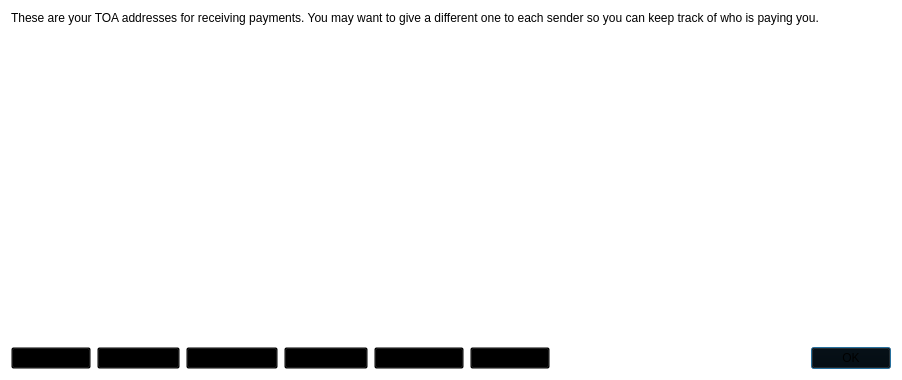
<?xml version="1.0" encoding="UTF-8"?>
<ui version="4.0">
 <class>AddressBookPage</class>
 <widget class="QWidget" name="AddressBookPage">
  <property name="geometry">
   <rect>
    <x>0</x>
    <y>0</y>
    <width>902</width>
    <height>380</height>
   </rect>
  </property>
  <property name="windowTitle">
   <string>Address Book</string>
  </property>
  <property name="styleSheet">
   <string notr="true">background: transparent;</string>
  </property>
  <layout class="QVBoxLayout" name="verticalLayout">
   <item>
    <widget class="QLabel" name="labelExplanation">
     <property name="text">
      <string>These are your TOA addresses for receiving payments. You may want to give a different one to each sender so you can keep track of who is paying you.</string>
     </property>
     <property name="textFormat">
      <enum>Qt::PlainText</enum>
     </property>
     <property name="wordWrap">
      <bool>true</bool>
     </property>
    </widget>
   </item>
   <item>
    <widget class="QTableView" name="tableView">
     <property name="contextMenuPolicy">
      <enum>Qt::CustomContextMenu</enum>
     </property>
     <property name="toolTip">
      <string>Double-click to edit address or label</string>
     </property>
     <property name="styleSheet">
      <string notr="true">QHeaderView::section{
            &quot;border-top:0px solid #D8D8D8;&quot;
            &quot;border-left:0px solid #D8D8D8;&quot;
            &quot;border-right:1px solid #D8D8D8;&quot;
            &quot;border-bottom: 1px solid #D8D8D8;&quot;
            &quot;padding:4px;&quot;
        }
background: transparent;</string>
     </property>
     <property name="tabKeyNavigation">
      <bool>false</bool>
     </property>
     <property name="alternatingRowColors">
      <bool>true</bool>
     </property>
     <property name="selectionMode">
      <enum>QAbstractItemView::SingleSelection</enum>
     </property>
     <property name="selectionBehavior">
      <enum>QAbstractItemView::SelectRows</enum>
     </property>
     <property name="sortingEnabled">
      <bool>true</bool>
     </property>
     <attribute name="verticalHeaderVisible">
      <bool>false</bool>
     </attribute>
    </widget>
   </item>
   <item>
    <layout class="QHBoxLayout" name="horizontalLayout">
     <item>
      <widget class="QPushButton" name="newAddressButton">
       <property name="toolTip">
        <string>Create a new address</string>
       </property>
       <property name="text">
        <string>&amp;New Address</string>
       </property>
       <property name="icon">
        <iconset resource="../bitcoin.qrc">
         <normaloff>:/icons/add</normaloff>:/icons/add</iconset>
       </property>
      </widget>
     </item>
     <item>
      <widget class="QPushButton" name="copyToClipboard">
       <property name="toolTip">
        <string>Copy the currently selected address to the system clipboard</string>
       </property>
       <property name="text">
        <string>&amp;Copy Address</string>
       </property>
       <property name="icon">
        <iconset resource="../bitcoin.qrc">
         <normaloff>:/icons/editcopy</normaloff>:/icons/editcopy</iconset>
       </property>
      </widget>
     </item>
     <item>
      <widget class="QPushButton" name="showQRCode">
       <property name="text">
        <string>Show &amp;QR Code</string>
       </property>
       <property name="icon">
        <iconset resource="../bitcoin.qrc">
         <normaloff>:/icons/qrcode</normaloff>:/icons/qrcode</iconset>
       </property>
      </widget>
     </item>
     <item>
      <widget class="QPushButton" name="signMessage">
       <property name="toolTip">
        <string>Sign a message to prove you own a TOA address</string>
       </property>
       <property name="text">
        <string>Sign &amp;Message</string>
       </property>
       <property name="icon">
        <iconset resource="../bitcoin.qrc">
         <normaloff>:/icons/edit</normaloff>:/icons/edit</iconset>
       </property>
      </widget>
     </item>
     <item>
      <widget class="QPushButton" name="verifyMessage">
       <property name="toolTip">
        <string>Verify a message to ensure it was signed with a specified TOA address</string>
       </property>
       <property name="text">
        <string>&amp;Verify Message</string>
       </property>
       <property name="icon">
        <iconset resource="../bitcoin.qrc">
         <normaloff>:/icons/transaction_0</normaloff>:/icons/transaction_0</iconset>
       </property>
      </widget>
     </item>
     <item>
      <widget class="QPushButton" name="deleteButton">
       <property name="toolTip">
        <string>Delete the currently selected address from the list</string>
       </property>
       <property name="text">
        <string>&amp;Delete</string>
       </property>
       <property name="icon">
        <iconset resource="../bitcoin.qrc">
         <normaloff>:/icons/remove</normaloff>:/icons/remove</iconset>
       </property>
      </widget>
     </item>
     <item>
      <spacer name="horizontalSpacer">
       <property name="orientation">
        <enum>Qt::Horizontal</enum>
       </property>
       <property name="sizeHint" stdset="0">
        <size>
         <width>40</width>
         <height>20</height>
        </size>
       </property>
      </spacer>
     </item>
     <item>
      <widget class="QDialogButtonBox" name="buttonBox">
       <property name="sizePolicy">
        <sizepolicy hsizetype="Maximum" vsizetype="Fixed">
         <horstretch>0</horstretch>
         <verstretch>0</verstretch>
        </sizepolicy>
       </property>
       <property name="standardButtons">
        <set>QDialogButtonBox::Ok</set>
       </property>
      </widget>
     </item>
    </layout>
   </item>
  </layout>
 </widget>
 <resources>
  <include location="../bitcoin.qrc"/>
 </resources>
 <connections/>
</ui>
